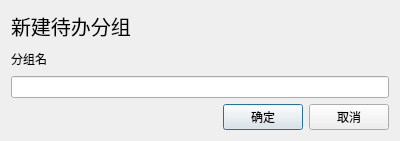
<?xml version="1.0" encoding="UTF-8"?>
<ui version="4.0">
 <class>AddNewTodoDialog</class>
 <widget class="QDialog" name="AddNewTodoDialog">
  <property name="geometry">
   <rect>
    <x>0</x>
    <y>0</y>
    <width>400</width>
    <height>129</height>
   </rect>
  </property>
  <property name="windowTitle">
   <string>Dialog</string>
  </property>
  <layout class="QGridLayout" name="gridLayout">
   <item row="0" column="0" colspan="2">
    <widget class="QLabel" name="label">
     <property name="font">
      <font>
       <pointsize>15</pointsize>
      </font>
     </property>
     <property name="text">
      <string>新建待办分组</string>
     </property>
    </widget>
   </item>
   <item row="1" column="0">
    <widget class="QLabel" name="label_2">
     <property name="text">
      <string>分组名</string>
     </property>
    </widget>
   </item>
   <item row="2" column="0" colspan="5">
    <widget class="NewLineEdit" name="groupNameLineEdit">
     <property name="inputMask">
      <string/>
     </property>
    </widget>
   </item>
   <item row="3" column="0" colspan="3">
    <spacer name="horizontalSpacer_2">
     <property name="orientation">
      <enum>Qt::Horizontal</enum>
     </property>
     <property name="sizeHint" stdset="0">
      <size>
       <width>214</width>
       <height>20</height>
      </size>
     </property>
    </spacer>
   </item>
   <item row="3" column="3">
    <widget class="QPushButton" name="confirmBtn">
     <property name="text">
      <string>确定</string>
     </property>
    </widget>
   </item>
   <item row="3" column="4">
    <widget class="QPushButton" name="cannelBtn">
     <property name="text">
      <string>取消</string>
     </property>
    </widget>
   </item>
   <item row="0" column="2" colspan="3">
    <spacer name="horizontalSpacer">
     <property name="orientation">
      <enum>Qt::Horizontal</enum>
     </property>
     <property name="sizeHint" stdset="0">
      <size>
       <width>240</width>
       <height>23</height>
      </size>
     </property>
    </spacer>
   </item>
   <item row="1" column="3" colspan="2">
    <spacer name="horizontalSpacer_3">
     <property name="orientation">
      <enum>Qt::Horizontal</enum>
     </property>
     <property name="sizeHint" stdset="0">
      <size>
       <width>154</width>
       <height>23</height>
      </size>
     </property>
    </spacer>
   </item>
  </layout>
 </widget>
 <customwidgets>
  <customwidget>
   <class>NewLineEdit</class>
   <extends>QLineEdit</extends>
   <header>newlineedit.h</header>
  </customwidget>
 </customwidgets>
 <resources/>
 <connections/>
</ui>
